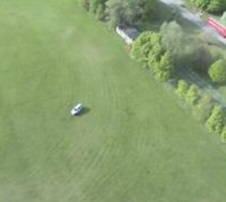
#> input picture src/1.jpg, 226 x 202 px
$ python hsv_hist.py 1.jpg   (Python 2 division)
#> lines starting #> are read from the running program, lines starting #| are printed output that depends on the picture; long printed decimals are rounded
#> further down, original_image is the input picture: shape (202, 226, 3); mean B, G, R 111.3, 158.8, 137.6
import numpy as np
import colorsys
import cv2
import sys
#from contrast_matrix import get_normalized_channels

def rgb_to_hsv_index(rgb_arr):
	hsv = colorsys.rgb_to_hsv(*rgb_arr)
	return np.round(255*np.asarray(hsv)).astype('int')


def get_normalized_channels(image):
	norm_b =  cv2.normalize(image[:,:,0].astype('float'), None, 0.0, 1.0, cv2.NORM_MINMAX)
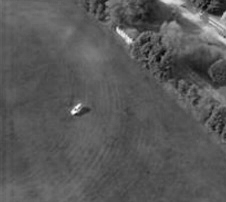
#> norm_b: shape (202, 226) float64; min 5.2e-18, max 1, mean 0.35
	norm_g =  cv2.normalize(image[:,:,1].astype('float'), None, 0.0, 1.0, cv2.NORM_MINMAX)
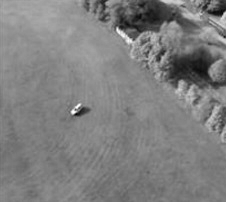
#> norm_g: shape (202, 226) float64; min -1.91e-17, max 1, mean 0.501; drawn with min black and max white
	norm_r =  cv2.normalize(image[:,:,2].astype('float'), None, 0.0, 1.0, cv2.NORM_MINMAX)
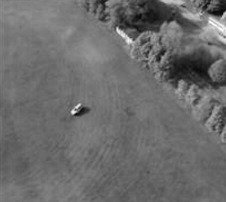
#> norm_r: shape (202, 226) float64; min 5.2e-18, max 1, mean 0.427
	return np.asarray([norm_b,norm_g,norm_r])

def get_hist(image_norm_channels):
	shape = image_norm_channels[0].shape
#> shape = (202, 226)
	hist_array = np.zeros((256,256))
	for i in xrange(shape[0]):
		for j in xrange(shape[1]):
			hsv_index = rgb_to_hsv_index(image_norm_channels[:,i,j])
			hist_array[hsv_index[0],hsv_index[1]] += 1
#> this loop made 202 passes
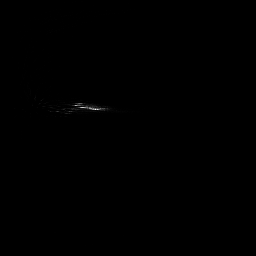
#> hist_array: shape (256, 256) float64; min 0, max 770, mean 0.7; drawn with min black and max white

	hist_array = cv2.normalize(hist_array.astype('float'), None, 0.0, 1.0, cv2.NORM_MINMAX)
	return hist_array

if __name__ == '__main__':
	original_image = cv2.imread(sys.argv[1])
	image_chan = get_normalized_channels(original_image)
	histogram = get_hist(image_chan)
	for i in histogram:
		print max(i)
#> this loop made 256 passes
#| 0.003896
#| 0.005195
#| 0.007792
#| 0.005195
#| 0.003896
#| 0.005195
#| 0.002597
#| 0.003896
#> (further printed lines are left out)

$ run again, on src/example.png
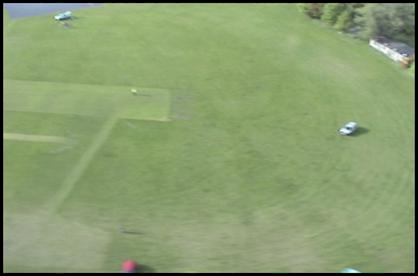
#> input picture src/example.png, 418 x 276 px
#> original_image is the input picture: shape (276, 418, 3); mean B, G, R 111.8, 157.6, 137.7
#> in get_normalized_channels, `norm_g =  cv2.normalize(image[:,:,1].astype('float'), None, 0.0, 1.0, ..`:
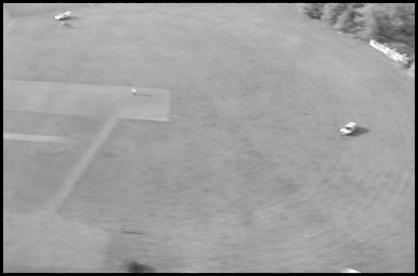
#> norm_g: shape (276, 418) float64; min 0, max 1, mean 0.618
#> in get_normalized_channels, `norm_r =  cv2.normalize(image[:,:,2].astype('float'), None, 0.0, 1.0, ..`:
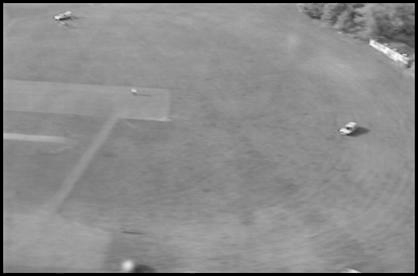
#> norm_r: shape (276, 418) float64; min 0, max 1, mean 0.546
#> the loop in get_hist, `for i in xrange(shape[0]):` made 276 passes
#> the loop `for i in histogram:` made 256 passes
#| 1.0
#| 0.0002699
#| 0.0005398
#| 0.0002699
#| 0.0005398
#> (further printed lines are left out)
